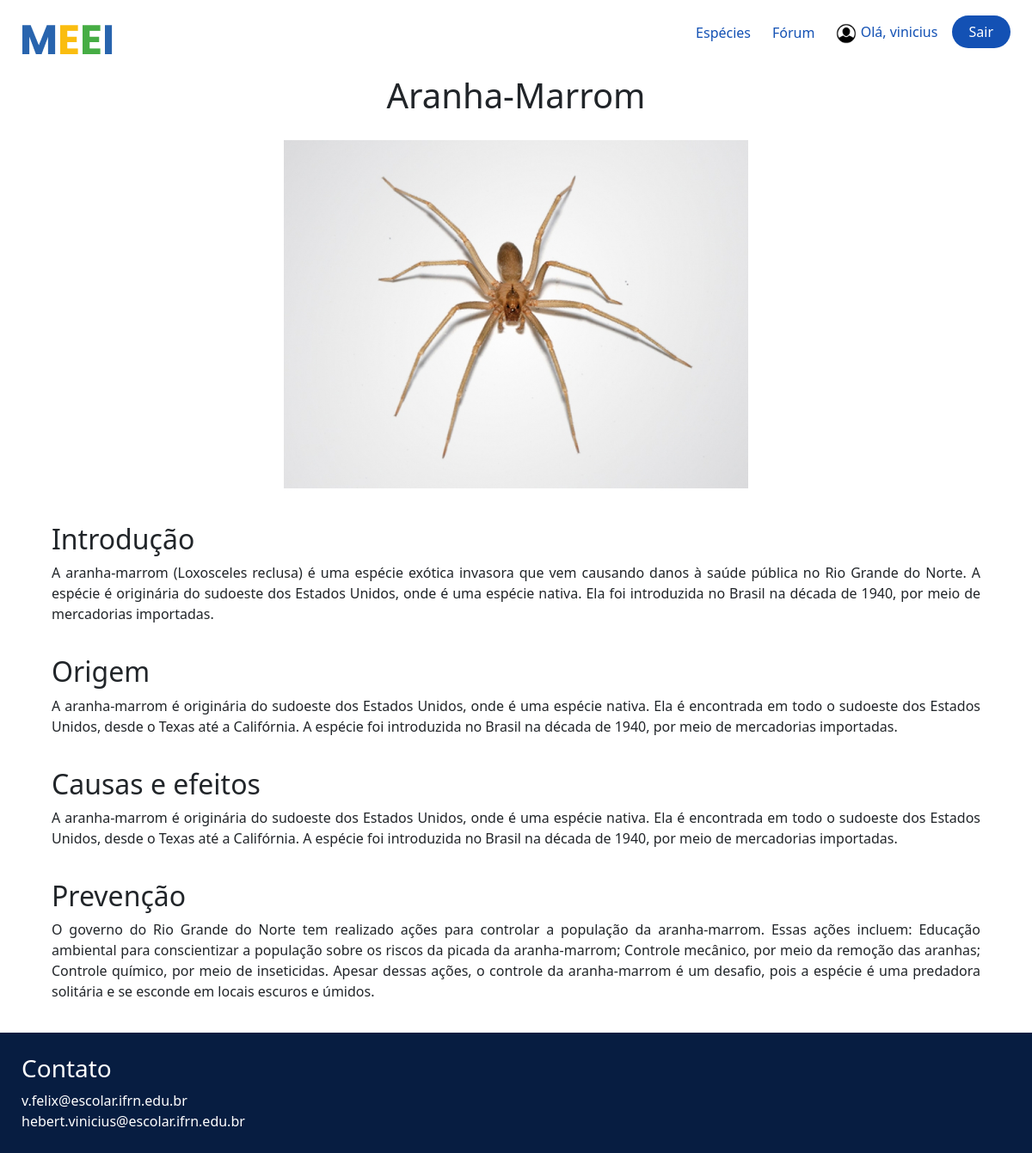
/especies/detalhe/10/ (signed in), run on the app's committed database.
### especies/models.py (models this page shows, shortened)
class Especies(models.Model):
    nome_especie = models.CharField(max_length=150)
    imagem = models.ImageField(upload_to='especies/%y/%m/%d')
    introducao = models.TextField()
    origem = models.TextField()
    causa_efeito = models.TextField()
    prevencao = models.TextField()
    DISPLAY_CHOICES = [
        ('cards', 'Cards'),
        ('list', 'Listagem'),
    ]
    display_type = models.CharField(
        max_length=5,
        choices=DISPLAY_CHOICES,
        default='cards',
    )

### especies/views.py (the view)
# urls.py: path('detalhe/<int:id>/', detalhe_especies, name='detalhe_especies'),
def detalhe_especies(request, id):
    especies = get_object_or_404(Especies, id=id)
    context = {'especies': especies}
    return render(request, 'especies/detalhe_especies.html', context)

### especies/templates/especies/detalhe_especies.html (shortened to what this page needs)
{% extends "global/base.html" %}
{% load static %}
{% block content %}
<section class="dados-especie">
    <h1>{{ especies.nome_especie }}</h1>
    <img src="{{ especies.imagem.url }}" alt="Nim" />
  </section>
  <section class="conteudo-especie">
    <div class="conteudo-especie__informacao">
      <h2>Introdução</h2>
      <p>
        {{ especies.introducao }}
      </p>
    </div>
    <div class="conteudo-especie__informacao">
      <h2>Origem</h2>
      <p>
        {{ especies.origem }}
      </p>
    </div>
    <div class="conteudo-especie__informacao">
      <h2>Causas e efeitos</h2>
      <p>
        {{ especies.causa_efeito }}
      </p>
    </div>
    <div class="conteudo-especie__informacao">
      <h2>Prevenção</h2>
      <p>
        {{ especies.prevencao }}
      </p>
    </div>
</section>
{% endblock content %}

### templates/global/base.html (shortened to what this page needs)
{% load static %}
<!DOCTYPE html>
<html lang="pt-BR">
<head>
    <link rel="stylesheet" href="{% static 'noticias/css/style.css' %}">
    <link href="https://cdn.jsdelivr.net/npm/bootstrap@5.3.2/dist/css/bootstrap.min.css" rel="stylesheet">
</head>
<body>
    <header>
        <nav>
          <a href="{% url 'index' %}">
            <img src="{% static 'noticias/img/MEEI.png' %}" alt="MEEI" class="logo" />
          </a>
          <ul class="lista-telas">
            <li>
              <a class="lista-telas__especie text-decoration-none" href="{% url 'listagem_especies' %}"
                >Espécies</a
              >
            </li>
            <li>
              <a href="{% url 'forum' %}" class="lista-telas__especie text-decoration-none">Fórum</a>
            </li>
            <li>
              {% if request.user.is_authenticated %}
              <span class="lista-telas__especie text-decoration-none" style="padding-right: 12px" >
                <img
                  src="{% static 'noticias/img/icones/icone-usuario.png' %}"
                  alt="Icone Usuario"
                  style="width: 1.5rem;"
                />
                Olá, {{ request.user.username }}
              </span>
              <a class="lista-telas__entrar text-decoration-none" href="{% url 'logout' %}">Sair</a>
              {% else %}
                <a class="lista-telas__entrar text-decoration-none" href="{% url 'login' %}">Entrar</a>
              {% endif %}
            </li>
          </ul>
        </nav>
      </header>
      <main>
        {% block content %}
        {% endblock content %}
      </main>
      <footer>
        <h3>Contato</h3>
        <a href="mailto:v.felix@escolar.ifrn.edu.br"
            class="text-decoration-none"
          >v.felix@escolar.ifrn.edu.br</a
        >
        <a href="mailto:hebert.vinicius@escolar.ifrn.edu.br"
            class="text-decoration-none"
          >hebert.vinicius@escolar.ifrn.edu.br</a
        >
      </footer>
</body>
</html>

### noticias/static/noticias/css/style.css (style rules this page uses)
:root { --blue: #1351b4; --medium-blue: #0c326f; --dark-blue: #071d41; --grey: #ccc; }
* { margin: 0; padding: 0; box-sizing: border-box; }
body { font-family: "Poppins", sans-serif; min-height: 100vh; }
a { text-decoration: none; }
header { padding: 25px 25px 0; }
nav { display: flex; justify-content: space-between; align-items: center; }
.lista-telas__especie { color: var(--blue); }
.lista-telas__entrar { color: white; background-color: var(--blue); padding: 8px 20px; border-radius: 25px; }
.lista-telas { display: flex; align-items: center; justify-content: center; list-style: none; gap: 25px; }
main { min-height: calc(100vh - 100px); }
main > :not(.dados-estatisticos) { padding: 20px 60px; }
a { text-decoration: none; color: inherit; }
.dados-especie { display: flex; flex-direction: column; align-items: center; justify-content: center; gap: 20px; }
.dados-especie img { width: 50%; }
.conteudo-especie { display: flex; flex-direction: column; gap: 20px; }
.conteudo-especie__informacao p { text-align: justify; }
footer { background-color: var(--dark-blue); display: flex; flex-direction: column; padding: 25px; }
footer h3, footer a { color: white; }

### data on the page
Especies: nome_especie "Aranha-Marrom", imagem (picture), introducao "A aranha-marrom (Loxosceles reclusa) é uma espécie exótica invasora que vem causando danos à saúde pública no Rio Grande do Norte. A espécie é originária do sudoeste dos Estados Unidos, onde é uma espécie nativa. Ela foi introduzida no Brasil na década de 1940, por meio de mercadorias importadas.", origem "A aranha-marrom é originária do sudoeste dos Estados Unidos, onde é uma espécie nativa. Ela é encontrada em todo o sudoeste dos Estados Unidos, desde o Texas até a Califórnia. A espécie foi introduzida no Brasil na década de 1940, por meio de mercadorias importadas.", causa_efeito "A aranha-marrom é originária do sudoeste dos Estados Unidos, onde é uma espécie nativa. Ela é encontrada em todo o sudoeste dos Estados Unidos, desde o Texas até a Califórnia. A espécie foi introduzida no Brasil na década de 1940, por meio de mercadorias importadas.", prevencao "O governo do Rio Grande do Norte tem realizado ações para controlar a população da aranha-marrom. Essas ações incluem: Educação ambiental para conscientizar a população sobre os riscos da picada da aranha-marrom; Controle mecânico, por meio da remoção das aranhas; Controle químico, por meio de inseticidas. Apesar dessas ações, o controle da aranha-marrom é um desafio, pois a espécie é uma predadora solitária e se esconde em locais escuros e úmidos."

### other printed values
{{ request.user.username }} "vinicius"
